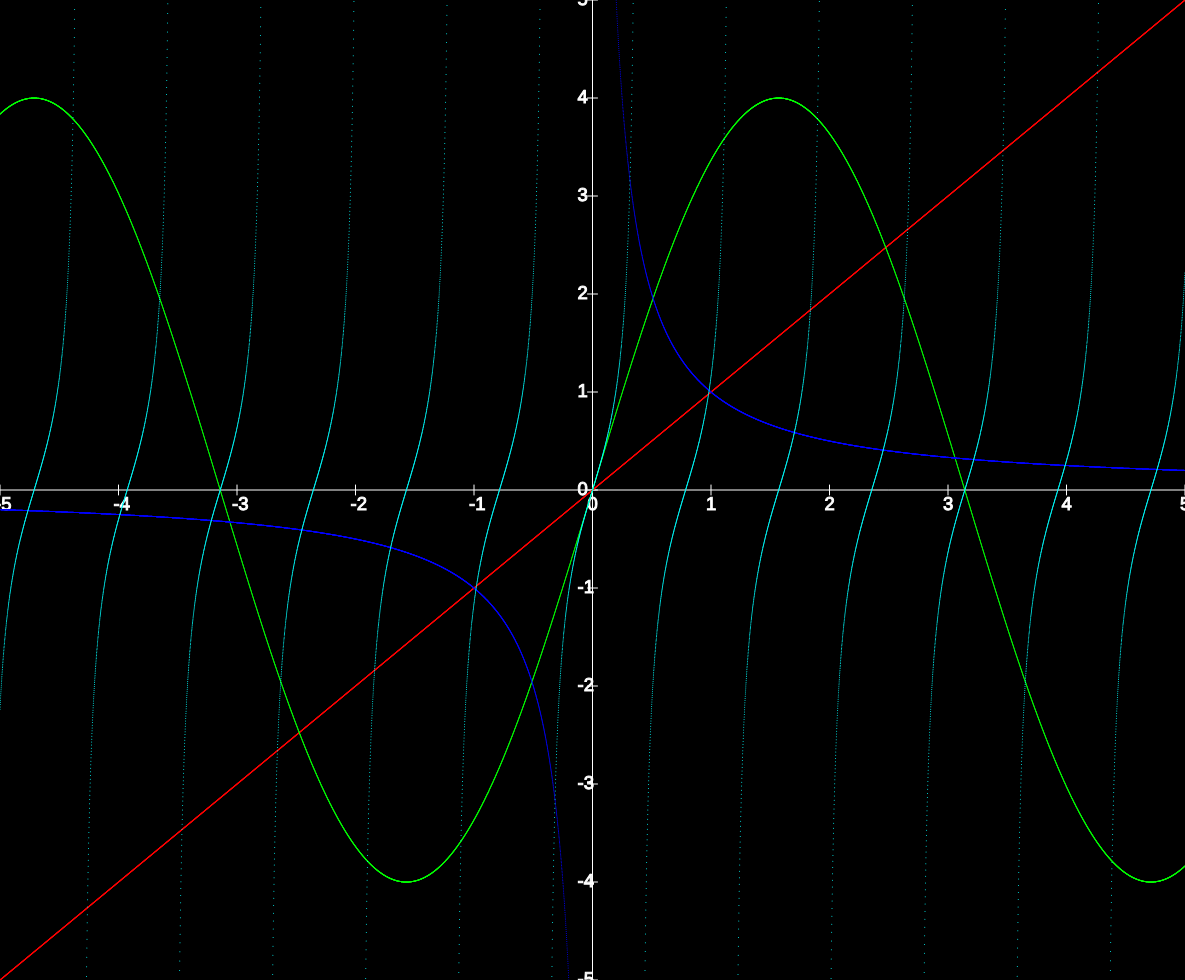
Frame 1 (no input)
Frame 60 (no input): identical to frame 1, image omitted
Frame 120 (the mouse pressed at the canvas centre since frame 60): identical to frame 1, image omitted

The p5.js sketch that drew this single still picture (run headless with seeded random() and noise() and a simulated clock; from frame 60 on, the mouse is pressed at the canvas centre):

// p5.js sketch
// ── sketch.js
var tu;

var bounds = {
  width: 0,
  height: 0
};

var graphConf = {
  minX: -5.0,
  maxX: 5.0,
  minY: -5.0,
  maxY: 5.0,
  step: 0.001
};

var functions = [
  { f: function(x) {return x;}, clr: [255, 0, 0] },
  { f: function(x) {return 4*sin(x);}, clr: [0, 255, 0]},
  { f: function(x) {return 1/x;}, clr: [0, 0, 255]},
  { f: function(x) {return tan(4*x);}, clr: [0, 255, 255]}
];

function relativeX(x) {
  return map(x, graphConf.minX, graphConf.maxX, 0, bounds.width);
}

function relativeY(y) {
  return bounds.height - map(y, graphConf.minY, graphConf.maxY, 0, bounds.height);
}

function setup() {
  bounds.width = windowWidth - 15;
  bounds.height = windowHeight - 20;
  tu = bounds.width / 64;
  createCanvas(bounds.width, bounds.height);

  background(0);

  // draw guide lines
  stroke(255, 255, 255);
  fill(255, 255, 255);

  line(
    bounds.width/2, 0,
    bounds.width/2, bounds.height
  );
  line(
    0, bounds.height/2,
    bounds.width, bounds.height/2
  );

  textSize(tu);
  // draw number lines and stuff
  for (i = graphConf.minX; i<=graphConf.maxX; i++) {
    line(
      relativeX(i), bounds.height/2 - 5,
      relativeX(i), bounds.height/2 + 5
    );
    text(""+i, relativeX(i) - 5, bounds.height/2 + 20)

  }

  for (i = graphConf.minY; i<=graphConf.maxY; i++) {
    line(
      bounds.width/2 - 5, relativeY(i),
      bounds.width/2 + 5, relativeY(i)
    );
    text(""+i, bounds.width/2 - 15, relativeY(i) + 5);
  }

  // draw each function
  functions.forEach(function(obj, index) {
    stroke(obj.clr[0], obj.clr[1], obj.clr[2]);
    for (x = graphConf.minX; x<=graphConf.maxX; x+=graphConf.step) {
      point(
        relativeX(x),
        relativeY(obj.f(x))
      );
    }
  });

}

function draw() {

}
